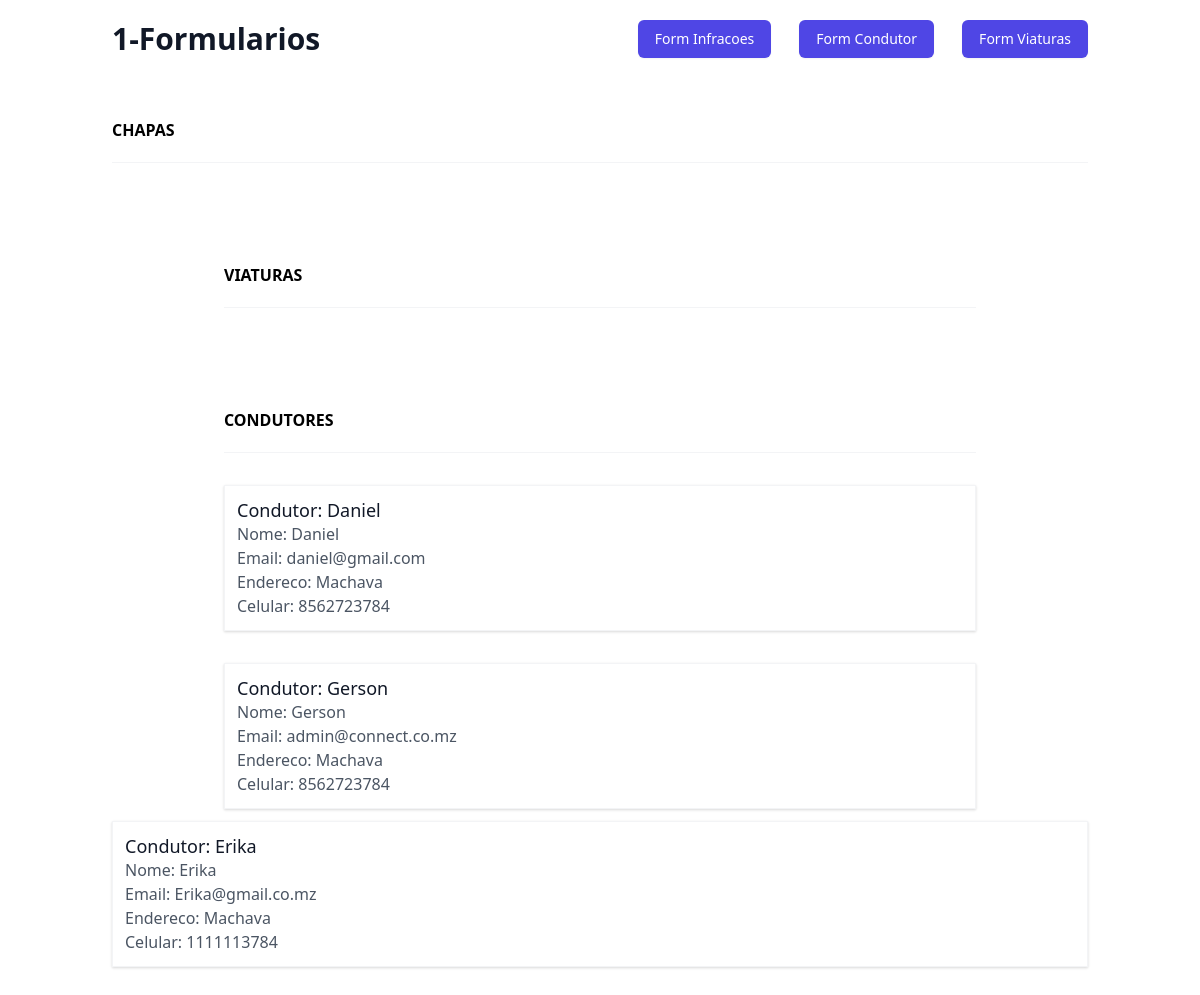
The app's page /, older data.
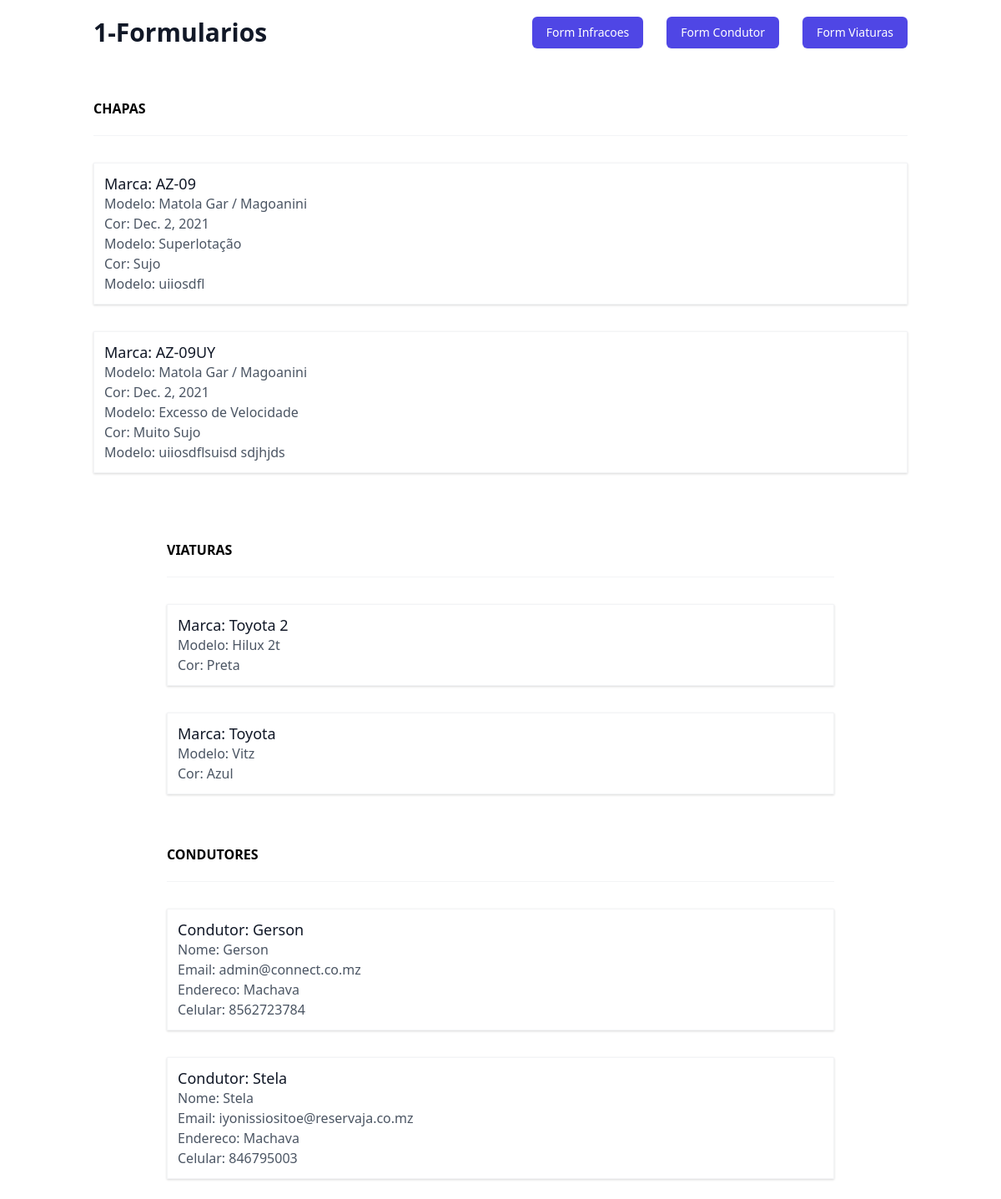
The same page, newer data.
### products/models.py (models this page shows, shortened)
class Condutor(models.Model):
    name  = models.CharField(max_length=100, null=False, blank=False)
    email = models.EmailField(max_length=100, null=False, blank=False)
    address = models.TextField(blank=True, null=True)
    phone = models.CharField(max_length=15)

class Chapa(models.Model):
    MATOLA_GAR = 'Matola Gar / Magoanini'
    NKOBE = 'Nkobe / Baixa'
    AVOADOR = 'A. Voador / Xipamanine'
    PRACA_DOS_COMBATENTES = 'Museu / P. Combatentes'
    ROTAS_POSSIVEIS = [
        (AVOADOR, 'A. Voador / Xipamanine'),
        (PRACA_DOS_COMBATENTES, 'Museu / P. Combatentes'),
        (MATOLA_GAR, 'Matola Gar / Magoanini'),
        (NKOBE, 'Nkobe / Baixa'),
    ]
    ALCOOL= 'Condução sob efeito de Alcool'
    VELOCIDADE = 'Excesso de Velocidade'
    SUPERLOTACAO = 'Superlotação'
    TIPO_INFRACAO = [
        (ALCOOL, 'Condução sob efeito de alcool'),
        (VELOCIDADE, 'Excesso de velocidade'),
        (SUPERLOTACAO, 'Superlotação'),
    ]
    LIMPO = 'Limpo'
    ACEITAVEL = 'Aceitavel'
    SUJO = 'Sujo'
    MUITO_SUJO = 'Muito Sujo'
    LIMPEZA_VIATURA = [
        (LIMPO, 'Limpo'),
        (ACEITAVEL, 'ACEITAVEL'),
        (SUJO, 'Sujo'),
        (MUITO_SUJO, 'Muito Sujo')
    ]
    matricula = models.CharField(max_length=100, blank=True)
    rotas = models.CharField(max_length=40, choices=ROTAS_POSSIVEIS, default=AVOADOR,)
    data_do_incidente = models.DateField(blank=True)
    tipo_de_infracao = models.CharField(max_length=50, choices=TIPO_INFRACAO, default=ALCOOL,)
    limpeza_do_carro = models.CharField(max_length=20, choices=LIMPEZA_VIATURA, default=LIMPO,)
    observacoes = models.CharField(max_length=300)

class Viatura(models.Model):
    marca = models.CharField(max_length=30, blank=True)
    modelo = models.CharField(max_length=30, blank=True)
    cor_da_viatura = models.CharField(max_length=50, blank=True)

### products/views.py (the view)
# urls.py: path('', views.home),
def home(request):
    obj = Viatura.objects.all()
    condutor = Condutor.objects.all()
    chapa = Chapa.objects.all()
    context = {
        'obj': obj,
        'condutor': condutor,
        'chapa':chapa,
    }
    return render(request, 'home.html', context)

### templates/home.html (shortened to what this page needs)
{% extends "base.html" %}
{% block content %}
<div class="md:flex md:items-center md:justify-between">
    <div class="flex-1 min-w-0">
        <h2 class="text-2xl font-bold leading-7 text-gray-900 sm:text-3xl sm:truncate">
           1-Formularios
        </h2>
    </div>
    <div class="mt-4 flex md:mt-0 md:ml-4">
        <button type="button" hx-get="{% url 'form-chapa' %}" hx-target="#bookforms" hx-swap="beforeend"
            class="ml-3 inline-flex items-center px-4 py-2 border border-transparent rounded-md shadow-sm text-sm font-medium text-white bg-indigo-600 hover:bg-indigo-700 focus:outline-none focus:ring-2 focus:ring-offset-2 focus:ring-indigo-500">
            Form Infracoes
        </button>
    </div>
    <div class="mt-4 flex md:mt-0 md:ml-4">
        <button type="button" hx-get="{% url 'form-1' %}" hx-target="#bookforms" hx-swap="beforeend"
            class="ml-3 inline-flex items-center px-4 py-2 border border-transparent rounded-md shadow-sm text-sm font-medium text-white bg-indigo-600 hover:bg-indigo-700 focus:outline-none focus:ring-2 focus:ring-offset-2 focus:ring-indigo-500">
            Form Condutor
        </button>
    </div>
    <div class="mt-4 flex md:mt-0 md:ml-4">
        <button type="button" hx-get="{% url 'form-viaturas' %}" hx-target="#bookforms" hx-swap="beforeend"
            class="ml-3 inline-flex items-center px-4 py-2 border border-transparent rounded-md shadow-sm text-sm font-medium text-white bg-indigo-600 hover:bg-indigo-700 focus:outline-none focus:ring-2 focus:ring-offset-2 focus:ring-indigo-500">
            Form Viaturas
        </button>
    </div>
</div>
<div id="bookforms" class="py-5 mt-5"></div>
<h1><strong>CHAPAS</strong></h1>
<div class="mt-5 py-5 border-t border-gray-100">
    {% for c in chapa %}
    {% include "partials/chapa_detail.html" %}
    {% endfor %}
</div>
<div id="bookforms" class="py-5 mt-5"></div>
<div class="container mx-auto px-28">
    <h1><strong>VIATURAS</strong></h1>
    <div class="mt-5 py-5 border-t border-gray-100">
        {% for o in obj %}
        {% include "partials/form_detail.html" %}
        {% endfor %}
    </div>
</div>
<div id="bookforms" class="py-5 mt-5"></div>
<div class="container mx-auto px-28">
    <h1><strong>CONDUTORES</strong></h1>
        <div class="mt-5 py-5 border-t border-gray-100">
            {% for cond in condutor %}
            {% include "partials/viatura_detail.html" %}
            {% endfor %}
    <br/>
{% endblock %}

### templates/base.html (shortened to what this page needs)
<!DOCTYPE html>
<html lang="en">
<head>
    <link href="https://unpkg.com/tailwindcss@^2/dist/tailwind.min.css" rel="stylesheet">
</head>
<body>
    <div class="py-5 px-4 sm:px-6 max-w-5xl mx-auto">
        {% block content %}
        {% endblock content %}
</body>
</html>

### templates/partials/chapa_detail.html
<div hx-target="this" class="mt-3 py-3 px-3 bg-white shadow border border-gray-100">
    <h3 class="text-lg leading-6 font-medium text-gray-900">
        Marca: {{ c.matricula }}
    </h3>
    <p class="text-gray-600">Modelo: {{ c.rotas  }}</p>
    <p class="text-gray-600">Cor: {{ c.data_do_incidente }}</p>
    <p class="text-gray-600">Modelo: {{ c.tipo_de_infracao  }}</p>
    <p class="text-gray-600">Cor: {{ c.limpeza_do_carro }}</p>
    <p class="text-gray-600">Modelo: {{ c.observacoes  }}</p>
    </div>
</div>

### templates/partials/form_detail.html
<div hx-target="this" class="mt-3 py-3 px-3 bg-white shadow border border-gray-100">
    <h3 class="text-lg leading-6 font-medium text-gray-900">
        Marca: {{ o.marca }}
    </h3>
    <p class="text-gray-600">Modelo: {{ o.modelo  }}</p>
    <p class="text-gray-600">Cor: {{ o.cor_da_viatura }}</p>
    </div>
</div>

### templates/partials/viatura_detail.html
<div hx-target="this" class="mt-3 py-3 px-3 bg-white shadow border border-gray-100">
    <h3 class="text-lg leading-6 font-medium text-gray-900">
        Condutor: {{ cond.name  }}
    </h3>
    <p class="text-gray-600">Nome: {{ cond.name  }}</p>
    <p class="text-gray-600">Email: {{ cond.email }}</p>
    <p class="text-gray-600">Endereco: {{ cond.address  }}</p>
    <p class="text-gray-600">Celular: {{ cond.phone }}</p>
    </div>
</div>

Row changes from the older to the newer data that the page shows:
removed Condutor: name "Daniel", email "daniel@gmail.com", address "Machava", phone "8562723784"
removed Condutor: name "Erika", email "Erika@gmail.co.mz", address "Machava", phone "1111113784"
added Chapa: matricula "AZ-09", rotas "Matola Gar / Magoanini", data_do_incidente "Dec. 2, 2021", tipo_de_infracao "Superlotação", limpeza_do_carro "Sujo", observacoes "uiiosdfl"
added Chapa: matricula "AZ-09UY", rotas "Matola Gar / Magoanini", data_do_incidente "Dec. 2, 2021", tipo_de_infracao "Excesso de Velocidade", limpeza_do_carro "Muito Sujo", observacoes "uiiosdflsuisd sdjhjds"
added Viatura: marca "Toyota 2", modelo "Hilux 2t", cor_da_viatura "Preta"
added Viatura: marca "Toyota", modelo "Vitz", cor_da_viatura "Azul"
added Condutor: name "Stela", email "iyonissiositoe@reservaja.co.mz", address "Machava", phone "846795003"
